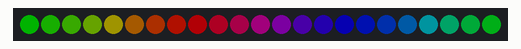
Recording of a sketch running on a simulated Arduino Uno, built with avr-gcc and run on an emulated ATmega328P. Parts: 23 RGB LEDs in strip order, left to right. Dim RGB values are drawn brighter than linear; random numbers use the default seed unless the sketch sets one.

Above: at 0.15 s.
At 1.66 s:
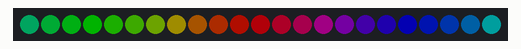
At 3.77 s:
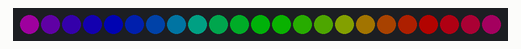
At 7.7 s:
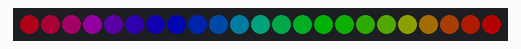
At 19.28 s:
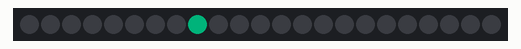
At 39.74 s:
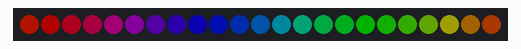

The sketch:

blinkingBowTie.ino
```cpp
#include <Adafruit_NeoPixel.h>

#define PIN 0

Adafruit_NeoPixel pixels = Adafruit_NeoPixel(23, PIN);

uint8_t  mode   = 2, // Current animation effect
offset = 0; // Position of spinny eyes
uint32_t color  = 0xffae00; // Start red
uint32_t prevTime;

void setup() {
  pixels.begin();
  pixels.setBrightness(60); // 1/3 brightness
  prevTime = millis();
}

void loop() {
  uint8_t  i;
  uint32_t t;

  switch(mode) {
  case 0: // Random sparks - just one LED on at a time!
    i = random(32);
    pixels.setPixelColor(i, color);
    pixels.show();
    delay(10);
    pixels.setPixelColor(i, 0);
    break;

  case 1: // Spinny wheels (8 LEDs on at a time)
    for(i=0; i<16; i++) {
      uint32_t c = 0;
      if(((offset + i) & 7) < 2) c = color; // 4 pixels on...
      pixels.setPixelColor(   i, c); // First eye
      pixels.setPixelColor(31-i, c); // Second eye (flipped)
    }
    pixels.show();
    offset++;
    delay(100);
    break;

  case 2:
    // Slightly different, this makes the rainbow equally distributed throughout
    uint8_t wait = 1;
    uint16_t i, j;

    for(j=0; j<256*5; j++) { // 5 cycles of all colors on wheel
      for(i=0; i< pixels.numPixels(); i++) {
        pixels.setPixelColor(i, Wheel(((i * 256 / pixels.numPixels()) + j) & 255));
      }
      pixels.show();
      delay(wait);

    }
    break;


  }

  t = millis();
  if((t - prevTime) > 8000) {      // Every 8 seconds...
    mode++;                        // Next mode
    if(mode > 3) {                 // End of modes?
      mode = 0;                    // Start modes over
      color >>= 8;                 // Next color R->G->B
      if(!color) color = 0xffae00; // Reset to red
    }
    for(i=0; i<32; i++) pixels.setPixelColor(i, 0);
    prevTime = t;
  }


}

uint32_t Wheel(byte WheelPos) {
  if(WheelPos < 85) {
    return pixels.Color(WheelPos * 3, 255 - WheelPos * 3, 0);
  }
  else if(WheelPos < 170) {
    WheelPos -= 85;
    return pixels.Color(255 - WheelPos * 3, 0, WheelPos * 3);
  }
  else {
    WheelPos -= 170;
    return pixels.Color(0, WheelPos * 3, 255 - WheelPos * 3);
  }
}

void colorWipe(uint32_t c, uint8_t wait2) {
  for(uint16_t i=0; i<pixels.numPixels(); i++) {
    pixels.setPixelColor(i, c);
    pixels.show();
    delay(wait2);
  }
}
```
